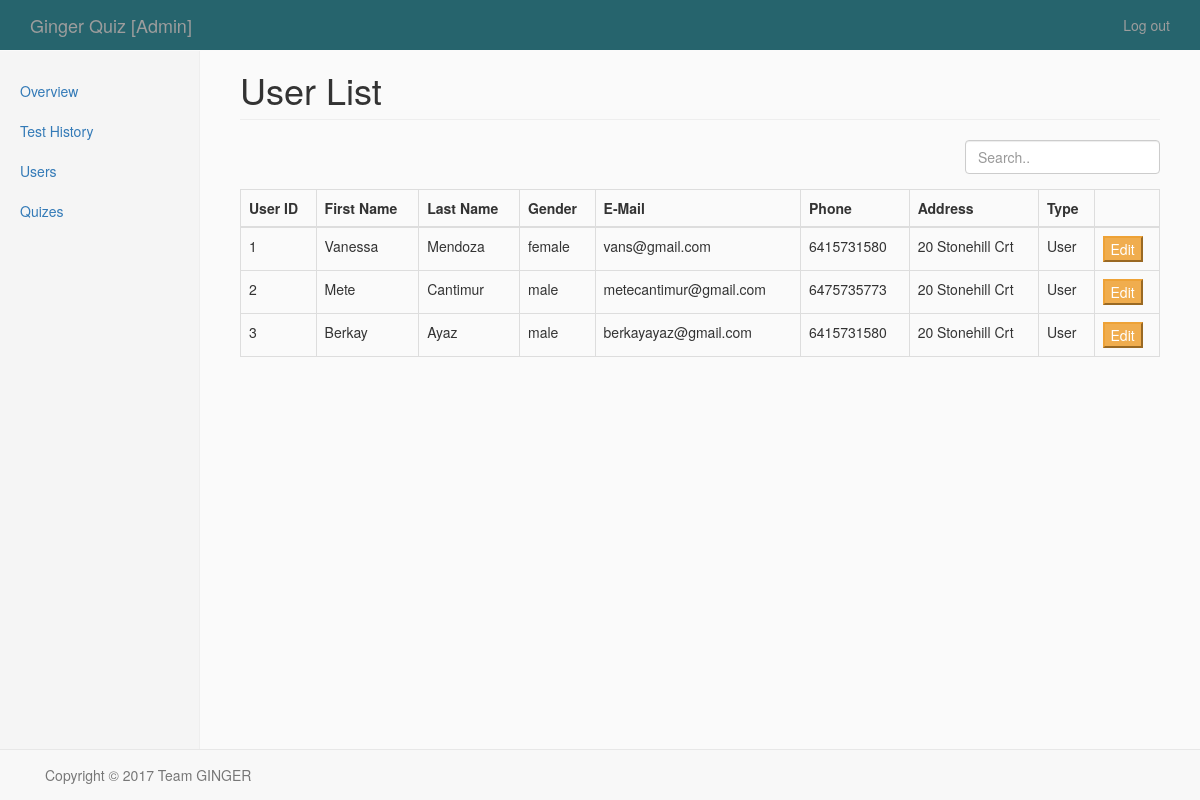
/admin/user_admin.php, run on the app's committed database.
### tables this page shows
CREATE TABLE IF NOT EXISTS `user` (
  `userId` int(100) NOT NULL,
  `firstName` varchar(50) NOT NULL,
  `lastName` varchar(50) NOT NULL,
  `gender` varchar(50) NOT NULL,
  `email` varchar(50) NOT NULL,
  `phone` varchar(50) NOT NULL,
  `address` varchar(100) NOT NULL,
  `password` varchar(30) NOT NULL,
  `isAdmin` tinyint(1) NOT NULL,
  `status` tinyint(2) NOT NULL DEFAULT 0
);

### model/query/db_user.php (called while the page is built, shortened)
<?php
    function get_all_users() {
        global $db;
        $query = 'SELECT * FROM `user` ORDER BY userId';
        $statement = $db->prepare($query);
        $statement->execute();
        $users = $statement->fetchAll();
        return $users;
    }
?>

### admin/user_admin.php (the view, shortened to what this page needs)
<?php
require('../model/database.php');
require('../model/query/db_user.php');
$allUsers = get_all_users();
include('../view/header.php');
include('../view/admin_menu_bar.php');
?>
    <div class="container-fluid">
      <div class="row">
        <?php include 'admin_side_menu.php'; ?>
        <div class="col-sm-9 col-sm-offset-3 col-md-10 col-md-offset-2 main">
          <h1 class="page-header">User List</h1>
          <div class="form-group pull-right">
    <input type="text" class="search form-control" placeholder="Search..">
</div>
          <span class="counter pull-right"></span>
            <table class="table table-hover table-bordered results">
              <thead>
                <tr>
                    <th>User ID</th>
                  <th>First Name</th>
                  <th>Last Name</th>
                  <th>Gender</th>
                  <th>E-Mail</th>
                   <th>Phone</th>
                    <th>Address</th>
                     <th>Type</th>
                     <th></th>
                </tr>
              </thead>
              <tbody>
                <?php foreach ($allUsers as $allUser) : ?>
            <tr>
                <td><?php echo ($allUser['userId']); ?></td>
                <td><?php echo $allUser['firstName']; ?></td>
                 <td><?php echo $allUser['lastName']; ?></td>
                <td><?php echo $allUser['gender']; ?></td>
                 <td><?php echo $allUser['email']; ?></td>
                <td><?php echo $allUser['phone']; ?></td>
                 <td><?php echo $allUser['address']; ?></td>
                <td class="right">
                <?php  if(($allUser['isAdmin']) == 1){
                	echo 'Admin';
                }else{
                	echo 'User';
                }
                 ?> </td>
                <td><form action="edit_user_admin.php" method="post">
                    <input class="btn-warning" type="submit" value="Edit">
                </form></td>
            </tr>
            <?php endforeach; ?>
              </tbody>
            </table>
          </div>
        </div>
      </div>
 <?php include '../view/footer.php'; ?>

### view/header.php (shortened to what this page needs)
<!DOCTYPE html>
<html lang="en">
    <head>
        <link rel="stylesheet" href="../css/bootstrap.min.css">
        <link rel="stylesheet" href="../css/bootstrap-toggle.min.css">
        <link rel="stylesheet" href="../css/search_bar.css">
        <link rel="stylesheet" href="../css/bootstrap-datetimepicker.min.css">
        <link rel="stylesheet" href="../css/dashboard.css">
        <link rel="stylesheet" href="../css/toastr.min.css">
    </head>
    <body>

### view/admin_menu_bar.php (shortened to what this page needs)
<nav class="navbar navbar-inverse navbar-fixed-top">
    <div class="container">
        <div class="navbar-header">
            <a class="navbar-brand" href="#">Ginger Quiz <?php echo '[Admin]'; ?></a>
        </div>
        <div id="navbar" class="navbar-collapse collapse">
            <ul class="nav navbar-nav navbar-right">
                <li><a href="../login/logout.php">Log out</a></li>
            </ul>
        </div>
    </div>
</nav>

### admin/admin_side_menu.php
<div class="col-sm-3 col-md-2 sidebar">
    <ul class="nav nav-sidebar">
        <li><a href=".">Overview <span class="sr-only">(current)</span></a></li>
        <li><a href="test_admin.php">Test History</a></li>
        <li><a href="user_admin.php">Users</a></li>
        <li><a href="category_admin.php">Quizes</a></li>
    </ul>
</div>

### view/footer.php
<div class = "navbar navbar-default navbar-fixed-bottom">
    <div class ="container">
        <p class = "navbar-text">Copyright &copy; <?php echo date('Y'); ?> Team GINGER</p>
    </div>
</div>
</body>
</html>

### css/search_bar.css (style rules this page uses)
.counter { padding:8px; color:#ccc; }

### css/dashboard.css (style rules this page uses)
body { padding-top: 50px; padding-bottom: 70px; background: #FAFAFA; }
.navbar-inverse { background-color: #26646D; }
.navbar-fixed-top { border: 0; }
.sidebar { display: none; }
@media (min-width: 768px) { .sidebar { position: fixed; top: 51px; bottom: 0; left: 0; z-index: 1000; display: block; padding: 20px; overflow-x: hidden; overflow-y: auto; background-color: #f5f5f5; border-right: 1px solid #eee; } }
.nav-sidebar { margin-right: -21px; margin-bottom: 20px; margin-left: -20px; }
.nav-sidebar > li > a { padding-right: 20px; padding-left: 20px; }
.main { padding: 20px; }
@media (min-width: 768px) { .main { padding-right: 40px; padding-left: 40px; } }
.main .page-header { margin-top: 0; }

### data on the page
user: userId "1", firstName "Vanessa", lastName "Mendoza", gender "female", email "vans@gmail.com", phone "6415731580", address "20 Stonehill Crt", isAdmin "User"
user: userId "2", firstName "Mete", lastName "Cantimur", gender "male", email "metecantimur@gmail.com", phone "6475735773", address "20 Stonehill Crt", isAdmin "User"
user: userId "3", firstName "Berkay", lastName "Ayaz", gender "male", email "berkayayaz@gmail.com", phone "6415731580", address "20 Stonehill Crt", isAdmin "User"
